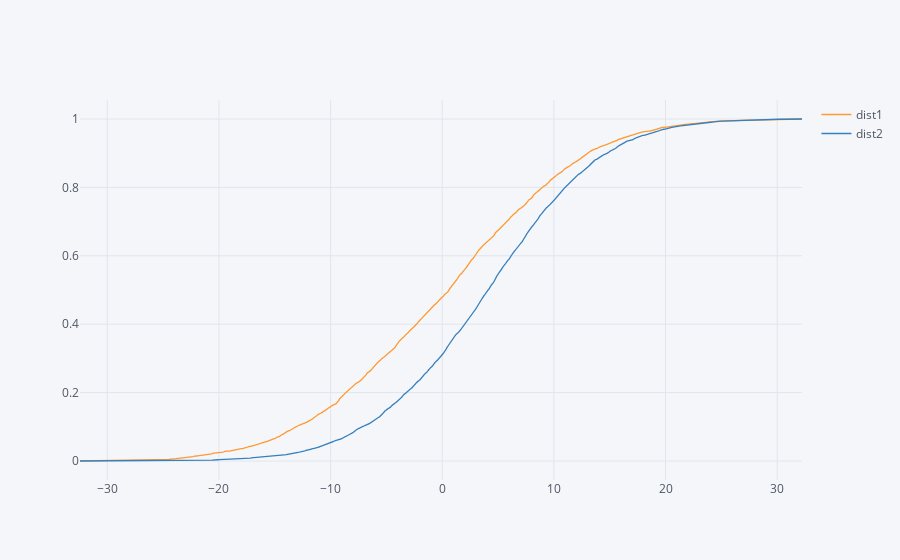

Write notebook code for a chart like this one.
### Code cell
dists = pd.Series(np.sort(np.unique(np.concatenate((dist1,dist2)))), name='x').to_frame()
dists = dists.merge(pd.DataFrame(np.array(ecdf(dist1)).T).rename(columns={0:'x',1:'dist1'}),how='left')
dists = dists.merge(pd.DataFrame(np.array(ecdf(dist2)).T).rename(columns={0:'x',1:'dist2'}),how='left')
dists['dist2'].at[0] = 0
dists['dist2'].at[dists.shape[0]] = 1.0
dists.set_index('x',inplace=True)
for dist in dists.columns:
    dists[dist] = dists[dist].interpolate()
dists.iplot()

### Figure 1 — Plotly figure (JSON) as saved in the notebook; plotly's stock layout.template omitted (floating-point values rounded to 4 significant figures; data arrays with more than 128 entries replaced by an {"elided": "..."} marker saying what was removed)
{"data": [{"line": {"color": "rgba(255, 153, 51, 1.0)", "dash": "solid", "shape": "linear", "width": 1.3}, "mode": "lines", "name": "dist1", "text": "", "type": "scatter", "uid": "ec6aaa65-c5c4-4c24-813b-8aec5361602f", "x": {"elided": "6000 float values"}, "y": {"elided": "6000 float values"}}, {"line": {"color": "rgba(55, 128, 191, 1.0)", "dash": "solid", "shape": "linear", "width": 1.3}, "mode": "lines", "name": "dist2", "text": "", "type": "scatter", "uid": "911511d6-b8b6-48cd-b146-5e4242b0a496", "x": {"elided": "6000 float values"}, "y": {"elided": "6000 float values"}}], "layout": {"legend": {"bgcolor": "#F5F6F9", "font": {"color": "#4D5663"}}, "paper_bgcolor": "#F5F6F9", "plot_bgcolor": "#F5F6F9", "title": {"font": {"color": "#4D5663"}}, "xaxis": {"gridcolor": "#E1E5ED", "showgrid": true, "tickfont": {"color": "#4D5663"}, "title": {"font": {"color": "#4D5663"}, "text": ""}, "zerolinecolor": "#E1E5ED"}, "yaxis": {"gridcolor": "#E1E5ED", "showgrid": true, "tickfont": {"color": "#4D5663"}, "title": {"font": {"color": "#4D5663"}, "text": ""}, "zerolinecolor": "#E1E5ED"}}}
